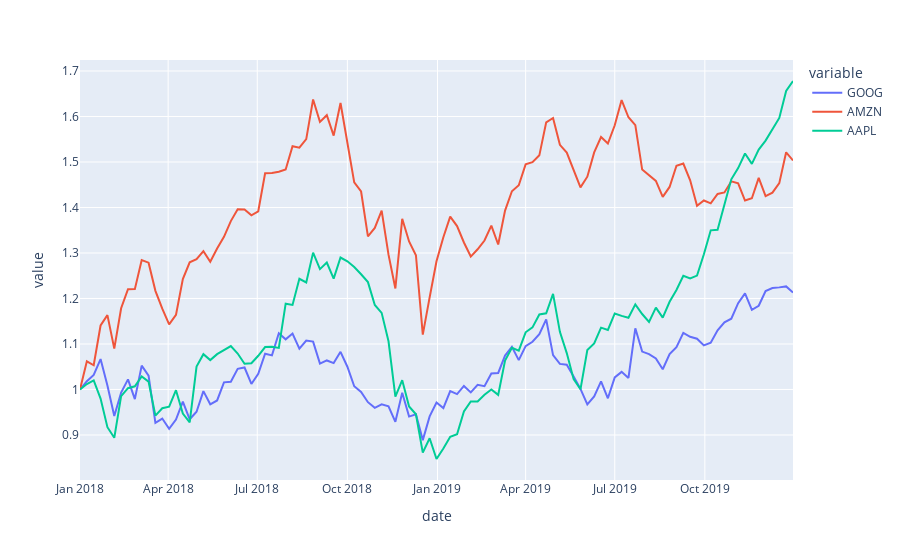

Notebook cell for this chart:
### Code cell
px.line(df_stock, x="date", y=["GOOG", "AMZN", "AAPL"], labels={"x": "Date", "y": "Price"})
